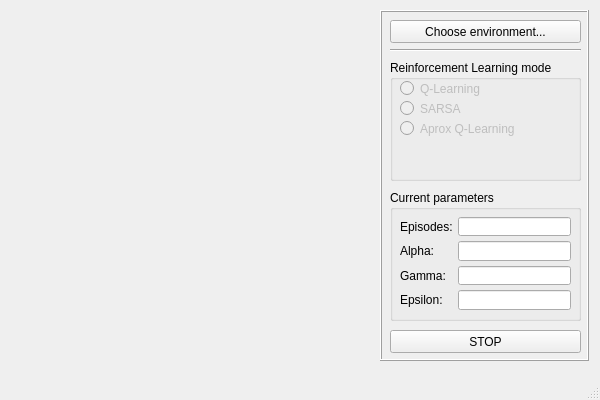
<?xml version="1.0" encoding="UTF-8"?>
<ui version="4.0">
 <class>Reinforcement_LearningQLearningClass</class>
 <widget class="QMainWindow" name="Reinforcement_LearningQLearningClass">
  <property name="geometry">
   <rect>
    <x>0</x>
    <y>0</y>
    <width>600</width>
    <height>400</height>
   </rect>
  </property>
  <property name="windowTitle">
   <string>Reinforcement_LearningQLearning</string>
  </property>
  <widget class="QWidget" name="centralWidget">
   <widget class="QFrame" name="frame">
    <property name="geometry">
     <rect>
      <x>380</x>
      <y>10</y>
      <width>209</width>
      <height>351</height>
     </rect>
    </property>
    <property name="autoFillBackground">
     <bool>true</bool>
    </property>
    <property name="frameShape">
     <enum>QFrame::Box</enum>
    </property>
    <property name="frameShadow">
     <enum>QFrame::Raised</enum>
    </property>
    <property name="lineWidth">
     <number>1</number>
    </property>
    <widget class="QPushButton" name="envbutton">
     <property name="geometry">
      <rect>
       <x>10</x>
       <y>10</y>
       <width>191</width>
       <height>23</height>
      </rect>
     </property>
     <property name="text">
      <string>Choose environment...</string>
     </property>
    </widget>
    <widget class="Line" name="line">
     <property name="geometry">
      <rect>
       <x>10</x>
       <y>25</y>
       <width>191</width>
       <height>31</height>
      </rect>
     </property>
     <property name="orientation">
      <enum>Qt::Horizontal</enum>
     </property>
    </widget>
    <widget class="QGroupBox" name="groupBox">
     <property name="geometry">
      <rect>
       <x>10</x>
       <y>50</y>
       <width>191</width>
       <height>121</height>
      </rect>
     </property>
     <property name="title">
      <string>Reinforcement Learning mode</string>
     </property>
     <widget class="QRadioButton" name="qlearning">
      <property name="enabled">
       <bool>false</bool>
      </property>
      <property name="geometry">
       <rect>
        <x>10</x>
        <y>20</y>
        <width>82</width>
        <height>17</height>
       </rect>
      </property>
      <property name="text">
       <string>Q-Learning</string>
      </property>
     </widget>
     <widget class="QRadioButton" name="sarsa">
      <property name="enabled">
       <bool>false</bool>
      </property>
      <property name="geometry">
       <rect>
        <x>10</x>
        <y>40</y>
        <width>82</width>
        <height>17</height>
       </rect>
      </property>
      <property name="text">
       <string>SARSA</string>
      </property>
     </widget>
     <widget class="QRadioButton" name="aproxqlearning">
      <property name="enabled">
       <bool>false</bool>
      </property>
      <property name="geometry">
       <rect>
        <x>10</x>
        <y>60</y>
        <width>171</width>
        <height>17</height>
       </rect>
      </property>
      <property name="text">
       <string>Aprox Q-Learning</string>
      </property>
     </widget>
    </widget>
    <widget class="QPushButton" name="startstopbutton">
     <property name="geometry">
      <rect>
       <x>10</x>
       <y>320</y>
       <width>191</width>
       <height>23</height>
      </rect>
     </property>
     <property name="text">
      <string>STOP</string>
     </property>
    </widget>
    <widget class="QGroupBox" name="groupBox_2">
     <property name="geometry">
      <rect>
       <x>10</x>
       <y>180</y>
       <width>191</width>
       <height>131</height>
      </rect>
     </property>
     <property name="title">
      <string>Current parameters</string>
     </property>
     <widget class="QWidget" name="formLayoutWidget">
      <property name="geometry">
       <rect>
        <x>0</x>
        <y>20</y>
        <width>191</width>
        <height>111</height>
       </rect>
      </property>
      <layout class="QFormLayout" name="formLayout">
       <property name="horizontalSpacing">
        <number>5</number>
       </property>
       <property name="verticalSpacing">
        <number>5</number>
       </property>
       <property name="leftMargin">
        <number>10</number>
       </property>
       <property name="topMargin">
        <number>7</number>
       </property>
       <property name="rightMargin">
        <number>10</number>
       </property>
       <item row="0" column="0">
        <widget class="QLabel" name="label">
         <property name="text">
          <string>Episodes:</string>
         </property>
        </widget>
       </item>
       <item row="1" column="0">
        <widget class="QLabel" name="label_2">
         <property name="text">
          <string>Alpha:</string>
         </property>
        </widget>
       </item>
       <item row="2" column="0">
        <widget class="QLabel" name="label_3">
         <property name="text">
          <string>Gamma:</string>
         </property>
        </widget>
       </item>
       <item row="3" column="0">
        <widget class="QLabel" name="label_4">
         <property name="text">
          <string>Epsilon:</string>
         </property>
        </widget>
       </item>
       <item row="0" column="1">
        <widget class="QLineEdit" name="episodes_num">
         <property name="enabled">
          <bool>true</bool>
         </property>
         <property name="readOnly">
          <bool>true</bool>
         </property>
        </widget>
       </item>
       <item row="1" column="1">
        <widget class="QLineEdit" name="alpha_num">
         <property name="readOnly">
          <bool>true</bool>
         </property>
        </widget>
       </item>
       <item row="2" column="1">
        <widget class="QLineEdit" name="gamma_num">
         <property name="readOnly">
          <bool>true</bool>
         </property>
        </widget>
       </item>
       <item row="3" column="1">
        <widget class="QLineEdit" name="epsilon_num">
         <property name="readOnly">
          <bool>true</bool>
         </property>
        </widget>
       </item>
      </layout>
     </widget>
    </widget>
   </widget>
  </widget>
  <widget class="QStatusBar" name="statusBar"/>
 </widget>
 <layoutdefault spacing="6" margin="11"/>
 <resources>
  <include location="Reinforcement_LearningQLearning.qrc"/>
 </resources>
 <connections/>
</ui>
